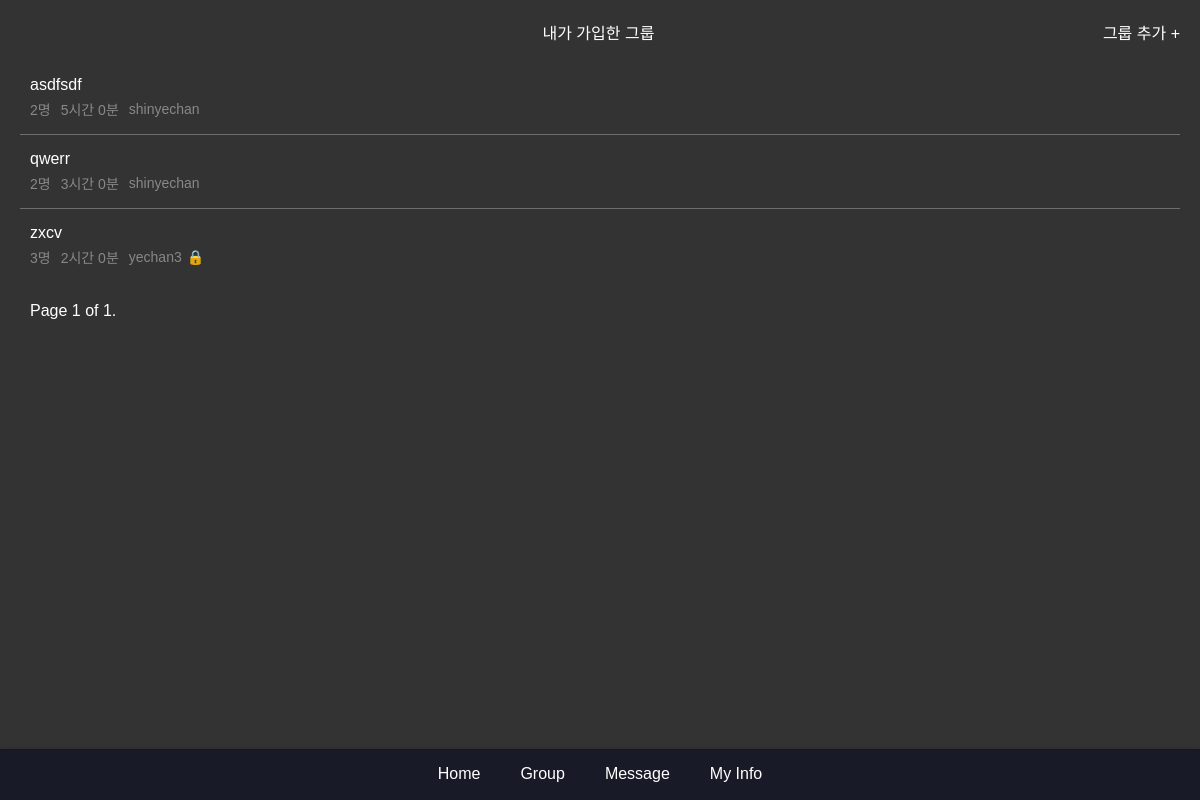
The app's page /group/mygroup/ (signed in), older data.
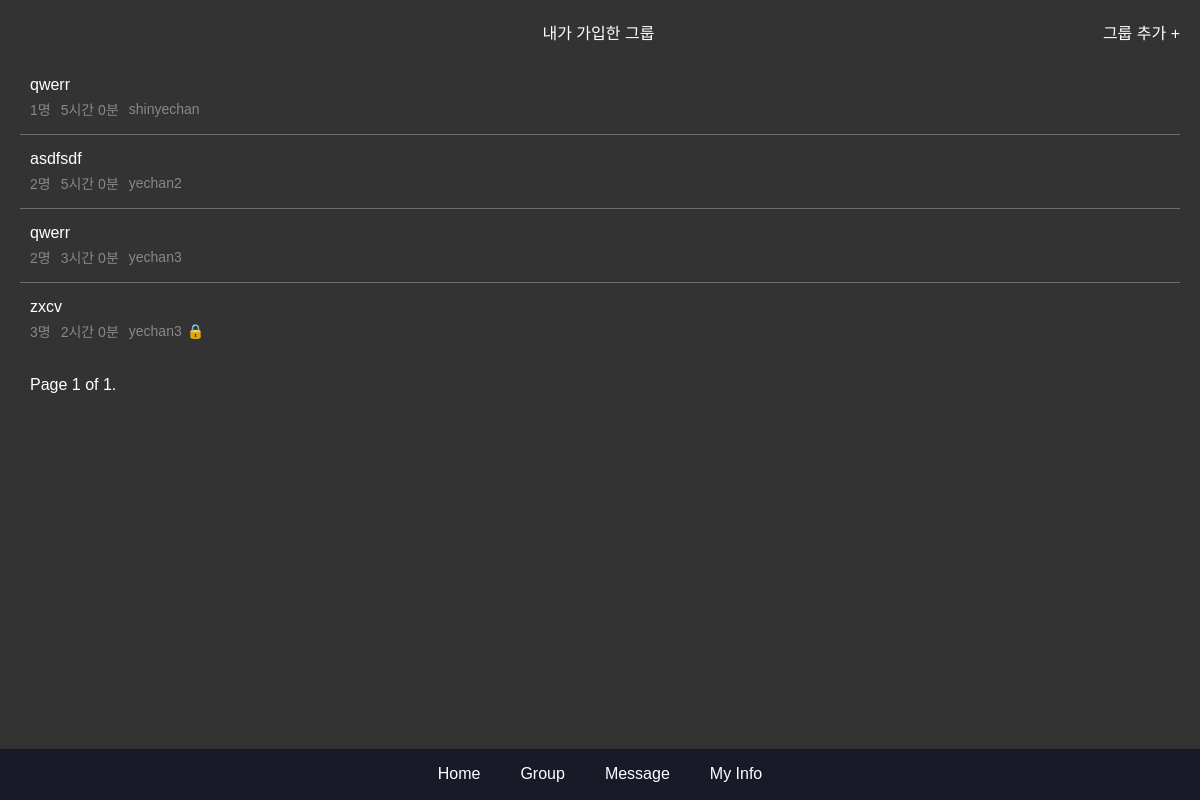
The same page, newer data.
### group/models.py (models this page shows, shortened)
class Group(models.Model):
    title = models.CharField(max_length=100)
    goals = models.IntegerField(default=0, help_text='목표 시간을 분 단위로 입력해주세요')
    master = models.ForeignKey(settings.AUTH_USER_MODEL, related_name='mastered_groups', on_delete=models.CASCADE)
    users = models.ManyToManyField(settings.AUTH_USER_MODEL, related_name='user_groups')
    password = models.CharField(max_length=128, blank=True, null=True)
    information = models.TextField(blank=True, null=True)
    is_private = models.BooleanField(default=False)
    created_at = models.DateTimeField(auto_now_add=True)

### main/models.py (models this page shows)
class CustomUser(AbstractUser):
    following = models.ManyToManyField(
        "self", #User 인스턴스가 다른 인스턴스 참조
        verbose_name="팔로우 중인 사용자들",
        related_name="followers",
        symmetrical=False,
        through="relationship.Relationship"
    )
    top_apps = models.JSONField(default=dict, blank=True, null=True)
    total_screentimes = models.IntegerField(blank=True, null=True)

### group/views.py (the view)
# urls.py: path('mygroup/', views.my_group, name='my_group'),
@login_required
def my_group(request):
    user = request.user
    user_groups = user.user_groups.all().order_by('-created_at')
    paginator = Paginator(user_groups, 10)  # 페이지당 10개의 그룹을 표시
    page_number = request.GET.get('page')
    page_obj = paginator.get_page(page_number)
    return render(request, 'group/my_group.html', {'page_obj': page_obj})

### main/templatetags/time_filters.py (called while the page is built)
@register.filter
def display_time(total_minutes):
    try:
        total_minutes = int(total_minutes)
        hours = total_minutes // 60
        minutes = total_minutes % 60
        return f"{hours}시간 {minutes}분"
    except (ValueError, TypeError):
        return "Invalid time"

### group/templates/group/my_group.html (shortened to what this page needs)
{% extends 'base.html' %} {% load static %} {% block extra_css %}<link
  rel="stylesheet"
  href="{% static 'css/group.css' %}"
/>{% endblock %}{% block content %}
<div class="groupContainer">
  <div class="groupHeader">
    <div class="groupTitle">내가 가입한 그룹</div>
    <a href="{% url 'all_group' %}" class="add-group">그룹 추가 +</a>
  </div>
  {% if page_obj.object_list %}
  <div class="group-list">
    {% for group in page_obj %}
    <a href="{% url 'group_room' group.id %}" class="group-item">
      <div class="group-name">{{ group.title }}</div>
      <div class="group-details">
        <div class="member-count">{{ group.users.count }}명</div>
        {% load time_filters %}
        <div class="member-count">{{ group.goals|display_time}}</div>
        <div class="group-info">{{ group.master.username }}</div>
        <div class="lock-icon">
          {% if group.is_private %}🔒{% endif %}
        </div>
      </div>
    </a>
    {% endfor %}
  </div>
  <div class="pagination">
    <span class="step-links">
      <span class="current">
        Page {{ page_obj.number }} of {{ page_obj.paginator.num_pages }}.
      </span>
    </span>
  </div>
</div>
{% else %}
<p class="wlsakrr">가입한 그룹이 없습니다</p>
{% endif %} {% endblock %}

Row changes from the older to the newer data that the page shows:
added Group: title "qwerr", users.count "1", goals|display_time "5시간 0분", master.username "shinyechan"
changed Group "asdfsdf": master.username "shinyechan" → "yechan2"
changed Group "3시간 0분": master.username "shinyechan" → "yechan3"
